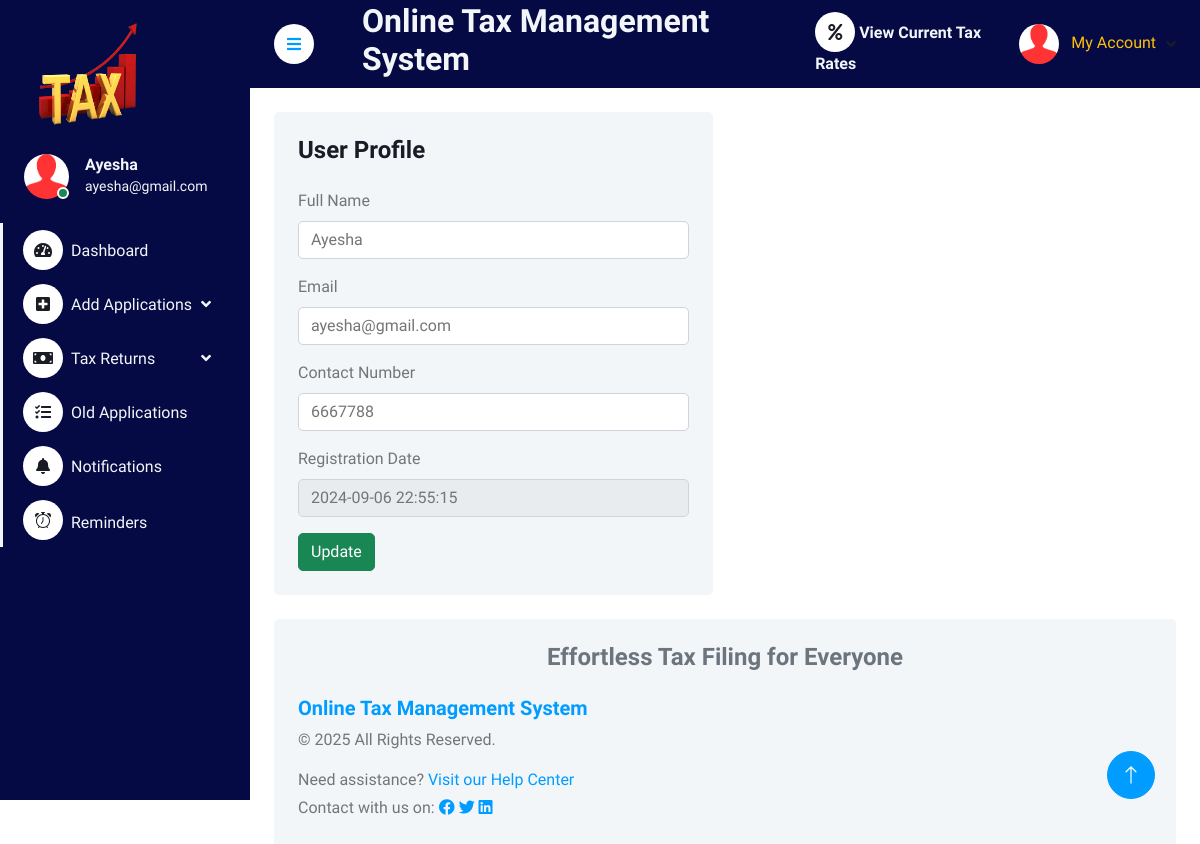
Screenshot of /user/profile.php (signed in) with the database file from the repository.
### tables this page shows
CREATE TABLE `tbluser` (
  `ID` int(5) NOT NULL,
  `FullName` varchar(250) DEFAULT NULL,
  `MobileNumber` bigint(10) DEFAULT NULL,
  `Email` varchar(250) DEFAULT NULL,
  `Password` varchar(250) DEFAULT NULL,
  `RegDate` timestamp NULL DEFAULT current_timestamp()
);

### user/profile.php (the view, shortened to what this page needs)
<?php
include('includes/dbconnection.php');
if (strlen($_SESSION['ocasuid']==0)) {
  header('location:logout.php');
  } else{
  ?>
<!DOCTYPE html>
<html lang="en">
<head>
    <link href="https://cdnjs.cloudflare.com/ajax/libs/font-awesome/5.10.0/css/all.min.css" rel="stylesheet">
    <link href="https://cdn.jsdelivr.net/npm/bootstrap-icons@1.4.1/font/bootstrap-icons.css" rel="stylesheet">
    <link href="lib/owlcarousel/assets/owl.carousel.min.css" rel="stylesheet">
    <link href="lib/tempusdominus/css/tempusdominus-bootstrap-4.min.css" rel="stylesheet" />
    <link href="css/bootstrap.min.css" rel="stylesheet">
    <link href="css/style.css" rel="stylesheet">
</head>
<body>
    <div class="container-fluid position-relative bg-white d-flex p-0">
<?php include_once('includes/sidebar.php');?>
        <div class="content">
         <?php include_once('includes/header.php');?>
            <div class="container-fluid pt-4 px-4">
                <div class="row g-4">
                    <div class="col-sm-12 col-xl-6">
                        <div class="bg-light rounded h-100 p-4">
                            <h4 class="mb-4">User Profile</h4>
                            <form method="post">
                                 <?php
$uid=$_SESSION['ocasuid'];
$sql="SELECT * from tbluser where ID=:uid";
$query = $dbh -> prepare($sql);
$query->bindParam(':uid',$uid,PDO::PARAM_STR);
$query->execute();
$results=$query->fetchAll(PDO::FETCH_OBJ);
$cnt=1;
if($query->rowCount() > 0)
{
foreach($results as $row)
{               ?>
                                <div class="mb-3">
                                    <label for="exampleInputEmail1" class="form-label">Full Name</label>
                                    <input type="text" class="form-control"  name="name" value="<?php  echo $row->FullName;?>" required='true'>
                                </div>
                                <div class="mb-3">
                                    <label for="exampleInputPassword1" class="form-label">Email</label>
                                    <input type="email" class="form-control" name="email" value="<?php  echo $row->Email;?>" required='true'>
                                </div>
                               <div class="mb-3">
                                    <label for="exampleInputPassword1" class="form-label">Contact Number</label>
                                    <input type="text" class="form-control" name="mobilenumber" value="<?php  echo $row->MobileNumber;?>" required='true' maxlength='10'>
                                </div>
                                <div class="mb-3">
                                    <label for="exampleInputPassword1" class="form-label">Registration Date</label>
                                   <input type="text" class="form-control" id="email2" name="" value="<?php  echo $row->RegDate;?>" readonly="true">
                                </div>
                                <?php $cnt=$cnt+1;}} ?>
                                <button type="submit" name="submit" class="btn btn-success">Update</button>
                            </form>
                        </div>
                    </div>
                </div>
            </div>
             <?php include_once('includes/footer.php');?>
        </div>
       <?php include_once('includes/back-totop.php');?>
    </div>
</body>
</html><?php }  ?>

### user/includes/sidebar.php (shortened to what this page needs)
<div class="sidebar pe-4 pb-3" style="background-color: #050A44;">
    <nav class="navbar bg-transparent navbar-light">
        <a href="dashboard.php" class="navbar-brand mx-4 mb-3">
            <img src="../assets/img/logo1.png" alt="Logo" style="height: 120px; width: 130px;">
        </a>
        <div class="d-flex align-items-center ms-4 mb-4">
            <div class="position-relative">
                <img class="rounded-circle" src="img/user.jpg" alt="User" style="width: 45px; height: 45px;">
                <div class="bg-success rounded-circle border border-2 border-white position-absolute end-0 bottom-0 p-1"></div>
            </div>
            <div class="ms-3 text-light">
                <?php
                $uid=$_SESSION['ocasuid'];
                $sql="SELECT * FROM tbluser WHERE ID=:uid";
                $query = $dbh->prepare($sql);
                $query->bindParam(':uid', $uid, PDO::PARAM_STR);
                $query->execute();
                $results=$query->fetchAll(PDO::FETCH_OBJ);
                if ($query->rowCount() > 0) {
                    foreach ($results as $row) {
                ?>
                <h6 class="mb-0 text-light"><?php echo $row->FullName; ?></h6>
                <small><?php echo $row->Email; ?></small>
                <?php }} ?>
            </div>
        </div>
        <div class="navbar-nav w-100 text-light">
            <a href="dashboard.php" class="nav-item nav-link text-light"><i class="fa fa-tachometer-alt me-2 text-dark"></i>Dashboard</a>
            <div class="nav-item dropdown">
                <a href="#" class="nav-link dropdown-toggle text-light" data-bs-toggle="dropdown"><i class="fas fa-plus-square me-2 text-dark"></i>Add Applications</a>
            </div>
            <div class="nav-item dropdown">
                <a href="#" class="nav-link dropdown-toggle text-light" data-bs-toggle="dropdown"><i class="fa fa-money-bill me-2 text-dark"></i>Tax Returns</a>
            </div>
            <div class="nav-item dropdown">
                <a href="manageincometax.php" class="nav-link text-light"><i class="fas fa-tasks me-2 text-dark"></i>Old Applications</a>
            </div>
            <div class="nav-item">
                <a href="viewnotifications.php" class="nav-item nav-link text-light"><i class="fas fa-bell me-2 text-dark"></i>Notifications</a>
            </div>
            <div class="nav-item">
                <a href="view_Alerts.php" class="nav-item nav-link text-light"><i class="bi bi-alarm me-2 text-dark"></i>Reminders</a>
            </div>
        </div>
    </nav>
</div>

### user/includes/header.php (shortened to what this page needs)
<nav class="navbar navbar-expand sticky-top px-4 py-0" style="background-color: #050A44">
    <a href="#" class="sidebar-toggler flex-shrink-0 me-4">
        <i class="fa fa-bars"></i>
    </a>
    <h2 class="text-light ms-4">Online Tax Management System</h2>
    <div class="navbar-nav align-items-center ms-auto">
        <div class="nav-item">
            <a href="view_rates.php" class="nav-link fw-bold text-light"><i class="fas fa-percent text-dark"></i>
            View Current Tax Rates
            </a>
        </div>
        <div class="nav-item dropdown">
            <a href="#" class="nav-link dropdown-toggle" data-bs-toggle="dropdown">
                <img class="rounded-circle me-lg-2" src="img/user.jpg" alt="" style="width: 40px; height: 40px;">
                <?php
                $uid = $_SESSION['ocasuid'];
                $sql = "SELECT * from tbluser where ID=:uid";
                $query = $dbh->prepare($sql);
                $query->bindParam(':uid', $uid, PDO::PARAM_STR);
                $query->execute();
                $results = $query->fetchAll(PDO::FETCH_OBJ);
                $cnt = 1;
                if ($query->rowCount() > 0) {
                    foreach ($results as $row) {
                ?>
                <span class="d-none d-lg-inline-flex text-warning">My Account</span>
                <?php $cnt = $cnt + 1; }} ?>
            </a>
        </div>
    </div>
</nav>

### user/css/style.css (style rules this page uses)
:root { --primary: #009CFF; --light: #F3F6F9; --dark: #191C24; }
.btn { transition: .5s; }
.sidebar { position: fixed; top: 0; left: 0; bottom: 0; width: 250px; height: 100vh; overflow-y: auto; background: var(--light); transition: 0.5s; z-index: 999; }
.content { margin-left: 250px; min-height: 100vh; background: #FFFFFF; transition: 0.5s; }
@media (min-width: 992px) { .sidebar { margin-left: 0; } }
@media (min-width: 992px) { .content { width: calc(100% - 250px); } }
.sidebar .navbar .navbar-nav .nav-link { padding: 7px 20px; color: var(--dark); font-weight: 500; border-left: 3px solid var(--light); border-radius: 0 30px 30px 0; outline: none; }
.sidebar .navbar .navbar-nav .nav-link i { width: 40px; height: 40px; display: inline-flex; align-items: center; justify-content: center; background: #FFFFFF; border-radius: 40px; }
.sidebar .navbar .dropdown-toggle::after { position: absolute; top: 15px; right: 15px; border: none; content: "\f107"; font-family: "Font Awesome 5 Free"; font-weight: 900; transition: .5s; }
.content .navbar .navbar-nav .nav-link { margin-left: 25px; padding: 12px 0; color: var(--dark); outline: none; }
.content .navbar .sidebar-toggler, .content .navbar .navbar-nav .nav-link i { width: 40px; height: 40px; display: inline-flex; align-items: center; justify-content: center; background: #FFFFFF; border-radius: 40px; }
.content .navbar .dropdown-toggle::after { margin-left: 6px; vertical-align: middle; border: none; content: "\f107"; font-family: "Font Awesome 5 Free"; font-weight: 900; transition: .5s; }

### user/includes/sidebar.php (style rules this page uses)
.sidebar { min-height: 100vh; }

### rows the page displays
tbluser: FullName "Ayesha", Email "ayesha@gmail.com", name "Ayesha", email "ayesha@gmail.com", mobilenumber "6667788", RegDate "2024-09-06 22:55:15"
